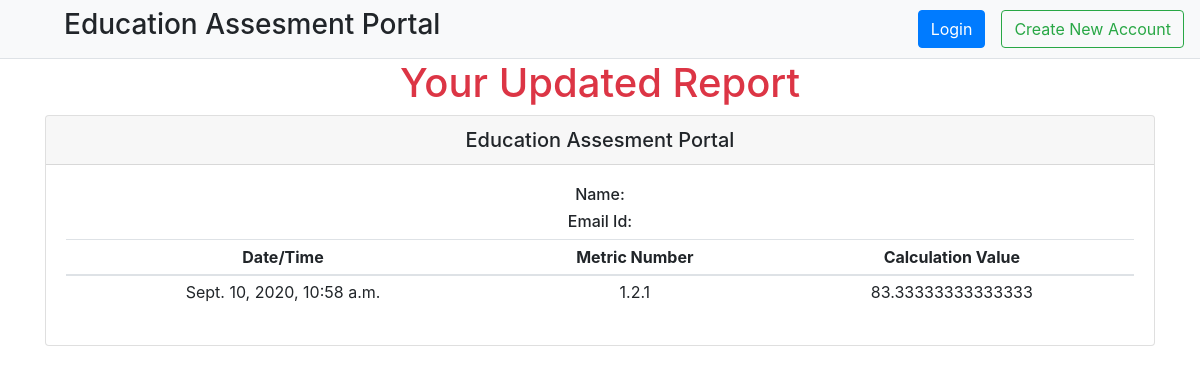
The page /report/5/ on the database its author committed.
### maths/models.py (models this page shows, shortened)
class Submission(models.Model):
    date = models.DateTimeField(auto_now_add=True, null=True)
    user = models.ForeignKey(User, on_delete=models.CASCADE, default=1)
    metric = models.CharField(max_length=100, null=True)
    subject1 = models.IntegerField(null=True)
    subject2 = models.IntegerField(null=True)
    value = models.FloatField(max_length=1000, null=True)
    file = models.FileField(upload_to='upload/files', null=True, blank=True)
    remarks = models.CharField(max_length=100, null=True, blank=True)

### maths/views.py (the view)
# urls.py: path('report/<str:pk>/', views.report, name='report'),
def report(request, pk):
    unique = User.objects.get(id=pk)
    reports = unique.submission_set.all()
    context = {
        'reports': reports,
    }
    return render(request, 'report.html', context)

### maths/templates/report.html
{% extends 'main.html' %}
{% block content %}
<main>
    <div class="text-center innertube">
        <h1 class="text-danger">Your Updated Report</h1>
    </div>
    <div class="container">
        <div class="text-center card">
            <h5 class="card-header">
                Education Assesment Portal
            </h5>
            <div class="card-body">
                <h6>Name: {{user.first_name}} {{user.last_name}}</h6>
                <h6>Email Id: {{user.email}}</h6>
                <table class="table table-sm">
                    <thead>
                        <tr>
                            <th scope="col">Date/Time</th>
                            <th scope="col">Metric Number</th>
                            <th scope="col">Calculation Value</th>
                        </tr>
                    </thead>
                    <tbody>
                        {% for report in reports %}
                        <tr>
                            <td>{{report.date}}</td>
                            <td>{{report.metric}}</td>
                            <td>{{report.value}}</td>
                        </tr>
                        {% endfor %}
                    </tbody>
                </table>
            </div>
        </div>
    </div>
</main>
{% endblock content %}

### rows shown on the page
Submission: date "Sept. 10, 2020, 10:58 a.m.", metric "1.2.1", value "83.33333333333333"
